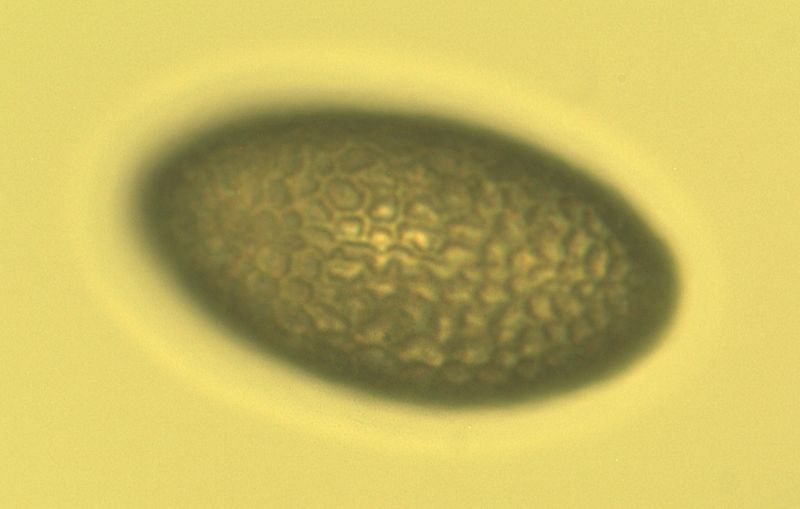
#> input picture Pollen.jpg, 800 x 509 px
$ jupyter execute C21380786LabTest.ipynb
#> lines starting #> are read from the running program, lines starting #| are printed output that depends on the picture; after the words box and inside, x2 and y2 are one past the last pixel; in counts of white or black regions, pixels touching at a corner belong together
[cell 1]
import cv2
import numpy as np
from matplotlib import pyplot as plt

def extractDimensions(pollenimage):
    """
    This function extracts the length, width and angle of the image.

    It starts by sharpening the image using a kernel.

    Then a binary mask and an inverse mask is created using binary thresholding.

    The inverse mask is applied to the image masking out the background.

    The contours are drawn and written on the image drawing the shape/boundary of the pollen.

    Looping through the image, the left and right most points are found and used to find width.

    The angle of the line is found by using arctan2 and is used to rotate the image with a rotation matrix.

    The highest and lowest points are found and used to calculate length.

    The width and length are converted to microns and written on the image.


    """
    kernel = np.array([[0, -1, 0],
                    [-1, 5, -1],
                    [0, -1, 0]])

    pollenimage = cv2.filter2D(pollenimage, -1, kernel)


    _,thresh = cv2.threshold(pollenimage,127,255,cv2.THRESH_BINARY)
    inverse_thresh = cv2.bitwise_not(thresh)
    pollenimage = cv2.bitwise_and(pollenimage, pollenimage, mask=inverse_thresh)


    contours, _ = cv2.findContours(pollenimage, cv2.RETR_EXTERNAL, cv2.CHAIN_APPROX_SIMPLE)
    cv2.drawContours(pollenimage, contours, -1, (255, 255, 255), 3)


    leftMostPoint = None
    rightMostPoint = None
    topMostPoint = None
    bottomMostPoint = None


    for i in range(len(pollenimage)):
        for j in range(len(pollenimage[0])):
            if pollenimage[i][j] == 255:
                if leftMostPoint is None:
                    leftMostPoint = (j, i)
                else:
                    leftMostPoint = min(leftMostPoint, (j, i))
                if rightMostPoint is None:
                    rightMostPoint = (j, i)
                else:
                    rightMostPoint = max(rightMostPoint, (j, i))

    cv2.line(pollenimage, leftMostPoint, rightMostPoint, (255, 255, 255), 3)


    angle = np.arctan2(rightMostPoint[1] - leftMostPoint[1], rightMostPoint[0] - leftMostPoint[0]) * 180 / np.pi

    rows, cols = pollenimage.shape
    rotateMatrix = cv2.getRotationMatrix2D((cols/2, rows/2), angle, 1)
    pollenimage = cv2.warpAffine(pollenimage, rotateMatrix, (cols, rows))


    for i in range(len(pollenimage)):
        for j in range(len(pollenimage[0])):
            if pollenimage[i][j] == 255:
                if topMostPoint is None:
                    topMostPoint = (j, i)
                else:
                    topMostPoint = min(topMostPoint, (j, i))
                break
        if topMostPoint is not None:
            break

    for i in range(len(pollenimage)-1, -1, -1):
        for j in range(len(pollenimage[0])):
            if pollenimage[i][j] == 255:
                if bottomMostPoint is None:
                    bottomMostPoint = (j, i)
                else:
                    bottomMostPoint = max(bottomMostPoint, (j, i))
                break
        if bottomMostPoint is not None:
            break


    cv2.line(pollenimage, topMostPoint, bottomMostPoint, (255, 255, 255), 3)

    width = np.sqrt((rightMostPoint[0] - leftMostPoint[0])**2 + (rightMostPoint[1] - leftMostPoint[1])**2)
    length = np.sqrt((bottomMostPoint[0] - topMostPoint[0])**2 + (bottomMostPoint[1] - topMostPoint[1])**2)

    width_in_microns = width * 25 / 1000
    length_in_microns = length * 25 / 1000


    cv2.putText(pollenimage, f"{width_in_microns:.3f} μm x {length_in_microns:.3f} μm and {angle:.3f} °", (10, 30), cv2.FONT_HERSHEY_SIMPLEX, 1, (255, 255, 255), 2)

    return pollenimage


pollenimage = cv2.imread('Pollen.jpg', 0)
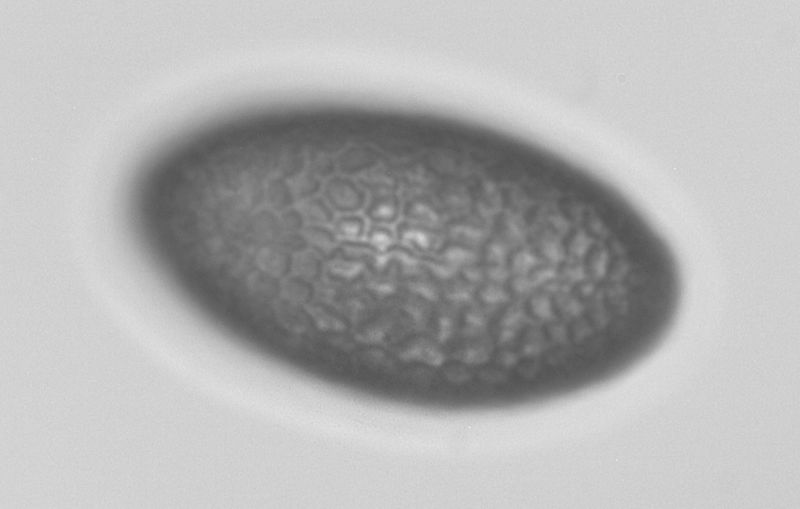
#> pollenimage: shape (509, 800); min 82, max 231, mean 177.7

img = extractDimensions(pollenimage)
#> in extractDimensions, `_,thresh = cv2.threshold(pollenimage,127,255,cv2.THRESH_BINARY)`:
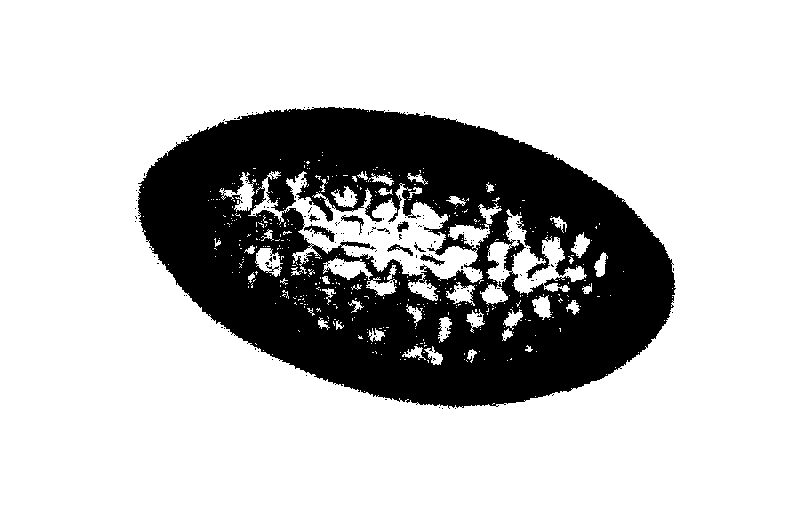
#> thresh: shape (509, 800); 75.5% white; 172 black regions (163 under 20 px), largest, box (x1, y1, x2, y2) and area: (138, 107, 676, 409) 98614, (304, 224, 335, 242) 183, (341, 215, 364, 235) 121
#> in extractDimensions, `inverse_thresh = cv2.bitwise_not(thresh)`: inverse_thresh: shape (509, 800); 24.5% white; 172 white regions (163 under 20 px)
#> in extractDimensions, `pollenimage = cv2.bitwise_and(pollenimage, pollenimage, mask=inverse_t..`:
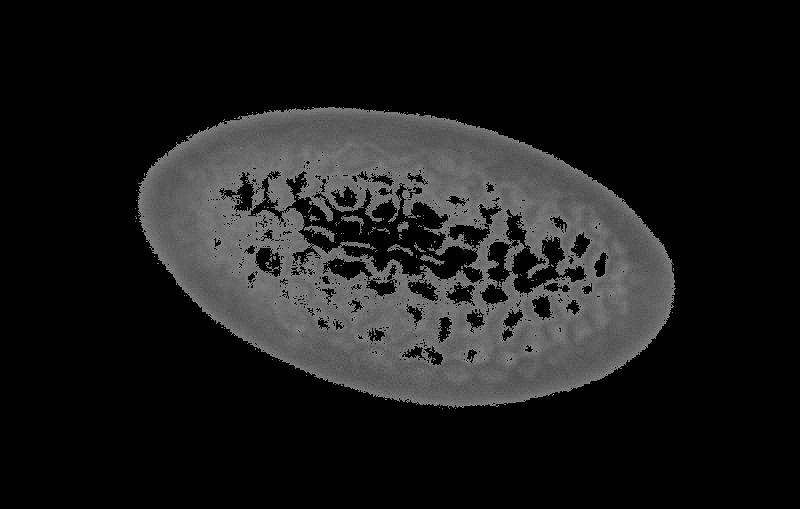
#> pollenimage: shape (509, 800); min 0, max 127, mean 25.9
#> in extractDimensions, `contours, _ = cv2.findContours(pollenimage, cv2.RETR_EXTERNAL, cv2.CHA..`: contours = 36 contours, 35 with area under 20; largest, box (x1, y1, x2, y2) and area: (138, 107, 676, 409) 118774
#> after the loop in extractDimensions, `for i in range(len(pollenimage)):`: leftMostPoint = (133, 208); rightMostPoint = (677, 288)
#> in extractDimensions, `cv2.line(pollenimage, leftMostPoint, rightMostPoint, (255, 255, 255), 3)`:
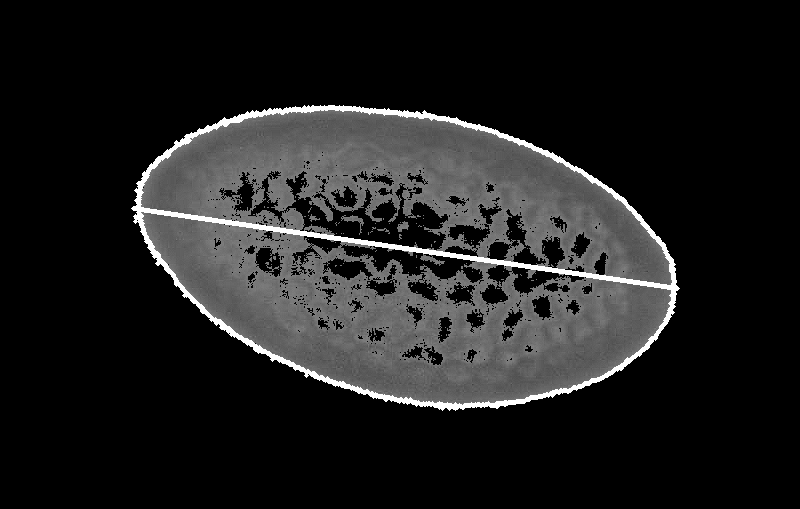
#> pollenimage: shape (509, 800); min 0, max 255, mean 30.4
#> in extractDimensions, `angle = np.arctan2(rightMostPoint[1] - leftMostPoint[1], rightMostPoin..`: angle = 8.37
#> in extractDimensions, `rotateMatrix = cv2.getRotationMatrix2D((cols/2, rows/2), angle, 1)`: rotateMatrix = [[0.989, 0.145, -32.77], [-0.145, 0.989, 60.91]]
#> in extractDimensions, `pollenimage = cv2.warpAffine(pollenimage, rotateMatrix, (cols, rows))`:
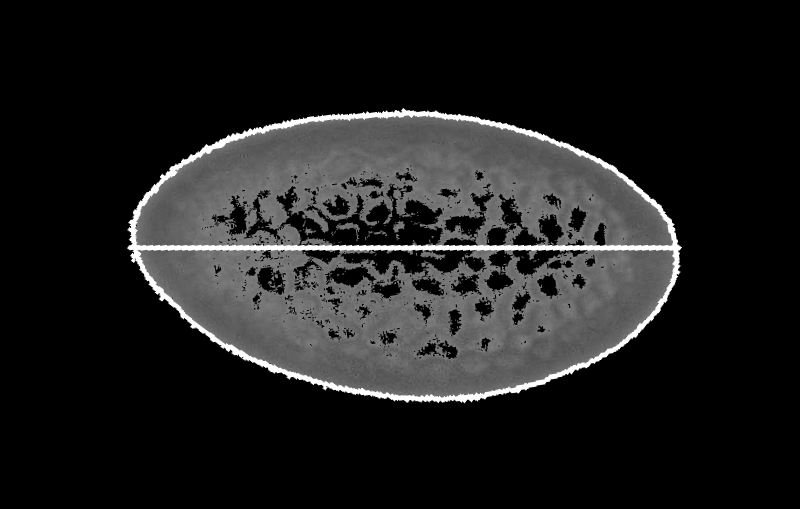
#> pollenimage: shape (509, 800); min 0, max 255, mean 30.4
#> the loop in extractDimensions, `for i in range(len(pollenimage)):` made 110 passes
#> after the loop in extractDimensions, `for i in range(len(pollenimage)):`: topMostPoint = (403, 109)
#> the loop in extractDimensions, `for i in range(len(pollenimage)-1, -1, -1):` made 108 passes
#> i on passes 1 to 12: 508, 507, 506, 505, 504, 503, 502, 501, 500, 499, 498, 497
#> after the loop in extractDimensions, `for i in range(len(pollenimage)-1, -1, -1):`: bottomMostPoint = (407, 401)
#> in extractDimensions, `width = np.sqrt((rightMostPoint[0] - leftMostPoint[0])**2 + (rightMost..`: width = 549.9
#> in extractDimensions, `length = np.sqrt((bottomMostPoint[0] - topMostPoint[0])**2 + (bottomMo..`: length = 292
#> in extractDimensions, `width_in_microns = width * 25 / 1000`: width_in_microns = 13.75
#> in extractDimensions, `length_in_microns = length * 25 / 1000`: length_in_microns = 7.3
#> in extractDimensions, `cv2.putText(pollenimage, f"{width_in_microns:.3f} μm x {length_in_micr..`:
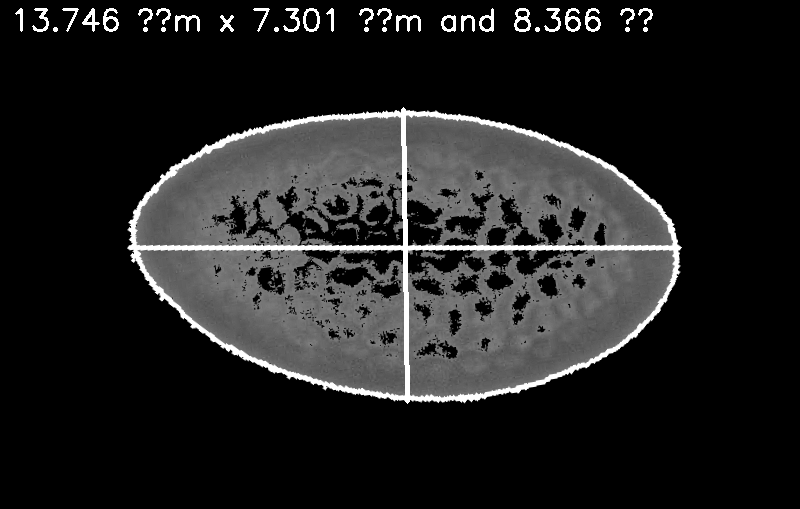
#> pollenimage: shape (509, 800); min 0, max 255, mean 33.2

plt.imshow(img, cmap='gray')
plt.show()
